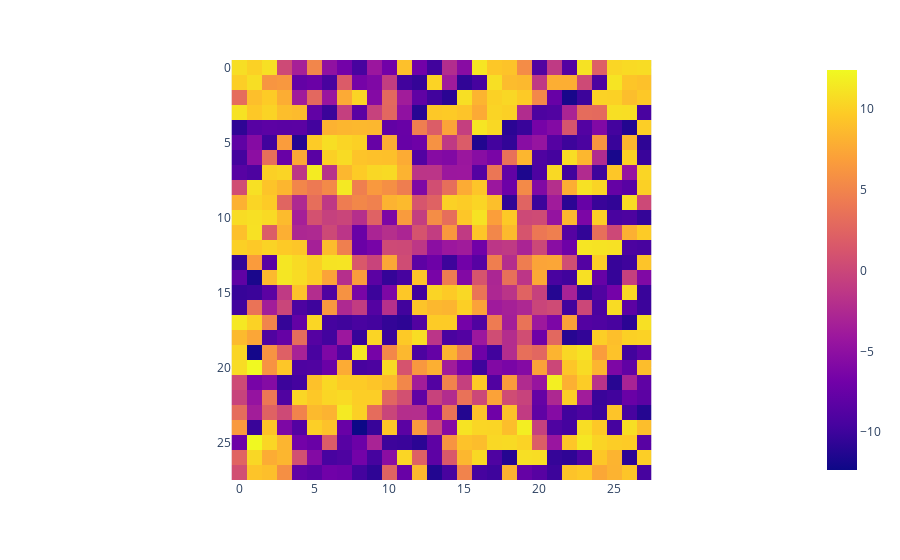

Source (notebook cell):
### Markdown cell above
Visualize activations in `fc1`.

### Code cell
def forward(x: t.Tensor) -> t.Tensor:
    return model.fc1(model.pool2(F.relu(model.conv2(model.pool1(F.relu(model.conv1(x)))))).flatten(1))

seed(42)
im = t.randn(1, 1, 28, 28, requires_grad=True)

lr = 1e-3
N = 1_0_000

act_inds = (0, 0)
target = make_target_tensor(forward(im).shape, act_inds, factor=1e9)

loss_fn = t.nn.CrossEntropyLoss()
optimizer = t.optim.AdamW([im], lr)

for i in tqdm((range(N))):
    optimizer.zero_grad()
    acts = forward(im)
    loss = loss_fn(acts, target)
    loss.backward()
    optimizer.step()

with t.no_grad():
    fig = px.imshow(im.squeeze())
    fig.show()

### Figure 1 — Plotly figure (JSON) as saved in the notebook; plotly's stock layout.template omitted (floating-point values rounded to 4 significant figures; data arrays with more than 128 entries replaced by an {"elided": "..."} marker saying what was removed)
{"data": [{"coloraxis": "coloraxis", "hovertemplate": "x: %{x}<br>y: %{y}<br>color: %{z}<extra></extra>", "name": "0", "type": "heatmap", "xaxis": "x", "yaxis": "y", "z": {"elided": "28x28 float values"}}], "layout": {"coloraxis": {"colorscale": [[0, "#0d0887"], [0.1111, "#46039f"], [0.2222, "#7201a8"], [0.3333, "#9c179e"], [0.4444, "#bd3786"], [0.5556, "#d8576b"], [0.6667, "#ed7953"], [0.7778, "#fb9f3a"], [0.8889, "#fdca26"], [1, "#f0f921"]]}, "margin": {"t": 60}, "xaxis": {"anchor": "y", "constrain": "domain", "domain": [0, 1], "scaleanchor": "y"}, "yaxis": {"anchor": "x", "autorange": "reversed", "constrain": "domain", "domain": [0, 1]}}}
